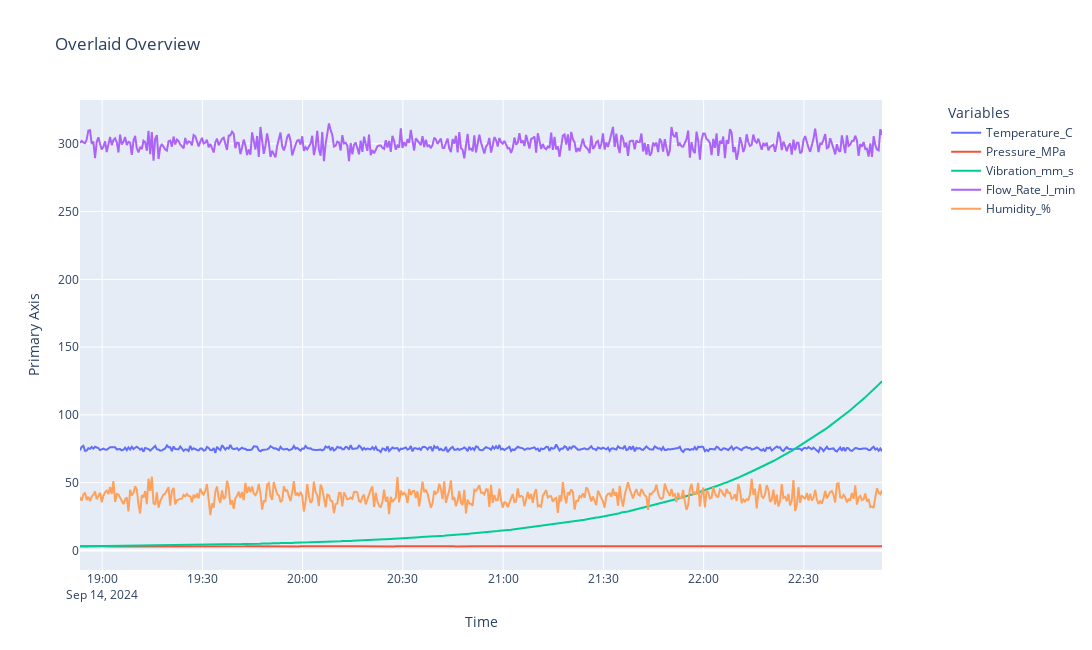

Source (notebook cell):
### Code cell
fig_anomaly_exponential.show()

### Figure 1 — Plotly figure (JSON) as saved in the notebook; plotly's stock layout.template omitted (floating-point values rounded to 4 significant figures; data arrays with more than 128 entries replaced by an {"elided": "..."} marker saying what was removed)
{"data": [{"mode": "lines", "name": "Temperature_C", "type": "scatter", "x": {"elided": "481 str values"}, "y": {"elided": "481 float values"}, "yaxis": "y"}, {"mode": "lines", "name": "Pressure_MPa", "type": "scatter", "x": {"elided": "481 str values"}, "y": {"elided": "481 float values"}, "yaxis": "y"}, {"mode": "lines", "name": "Vibration_mm_s", "type": "scatter", "x": {"elided": "481 str values"}, "y": {"elided": "481 float values"}, "yaxis": "y"}, {"mode": "lines", "name": "Flow_Rate_l_min", "type": "scatter", "x": {"elided": "481 str values"}, "y": {"elided": "481 float values"}, "yaxis": "y"}, {"mode": "lines", "name": "Humidity_%", "type": "scatter", "x": {"elided": "481 str values"}, "y": {"elided": "481 float values"}, "yaxis": "y"}], "layout": {"height": 650, "hovermode": "x unified", "legend": {"title": {"text": "Variables"}, "x": 1.08, "xanchor": "left", "y": 1, "yanchor": "top"}, "title": {"text": "Overlaid Overview"}, "width": 1300, "xaxis": {"title": {"text": "Time"}}, "yaxis": {"title": {"text": "Primary Axis"}}}}
